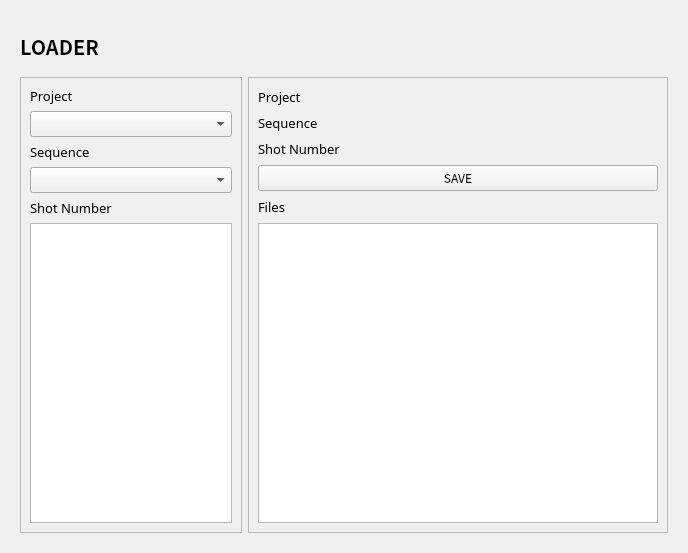
<?xml version="1.0" encoding="UTF-8"?>
<ui version="4.0">
 <class>Form</class>
 <widget class="QWidget" name="Form">
  <property name="geometry">
   <rect>
    <x>0</x>
    <y>0</y>
    <width>688</width>
    <height>553</height>
   </rect>
  </property>
  <property name="windowTitle">
   <string>Form</string>
  </property>
  <layout class="QVBoxLayout" name="verticalLayout_5">
   <property name="leftMargin">
    <number>20</number>
   </property>
   <property name="topMargin">
    <number>20</number>
   </property>
   <property name="rightMargin">
    <number>20</number>
   </property>
   <property name="bottomMargin">
    <number>20</number>
   </property>
   <item>
    <widget class="QLabel" name="label_11">
     <property name="font">
      <font>
       <family>Noto Sans CJK KR</family>
       <pointsize>15</pointsize>
       <bold>true</bold>
      </font>
     </property>
     <property name="text">
      <string>LOADER</string>
     </property>
    </widget>
   </item>
   <item>
    <layout class="QHBoxLayout" name="horizontalLayout_2">
     <property name="rightMargin">
      <number>0</number>
     </property>
     <item>
      <widget class="QFrame" name="frame">
       <property name="frameShape">
        <enum>QFrame::StyledPanel</enum>
       </property>
       <property name="frameShadow">
        <enum>QFrame::Raised</enum>
       </property>
       <layout class="QVBoxLayout" name="verticalLayout">
        <item>
         <widget class="QLabel" name="label">
          <property name="font">
           <font>
            <family>Noto Sans CJK KR Medium</family>
            <pointsize>10</pointsize>
            <bold>false</bold>
           </font>
          </property>
          <property name="text">
           <string>Project</string>
          </property>
         </widget>
        </item>
        <item>
         <widget class="QComboBox" name="comboBox_proj">
          <property name="sizePolicy">
           <sizepolicy hsizetype="Minimum" vsizetype="Fixed">
            <horstretch>0</horstretch>
            <verstretch>0</verstretch>
           </sizepolicy>
          </property>
          <property name="minimumSize">
           <size>
            <width>200</width>
            <height>0</height>
           </size>
          </property>
          <property name="font">
           <font>
            <family>Noto Sans CJK KR</family>
           </font>
          </property>
         </widget>
        </item>
        <item>
         <widget class="QLabel" name="label_2">
          <property name="font">
           <font>
            <family>Noto Sans CJK KR Medium</family>
            <pointsize>10</pointsize>
            <bold>false</bold>
           </font>
          </property>
          <property name="text">
           <string>Sequence</string>
          </property>
         </widget>
        </item>
        <item>
         <widget class="QComboBox" name="comboBox_seq">
          <property name="sizePolicy">
           <sizepolicy hsizetype="Minimum" vsizetype="Fixed">
            <horstretch>0</horstretch>
            <verstretch>0</verstretch>
           </sizepolicy>
          </property>
          <property name="minimumSize">
           <size>
            <width>200</width>
            <height>0</height>
           </size>
          </property>
          <property name="font">
           <font>
            <family>Noto Sans CJK KR</family>
           </font>
          </property>
         </widget>
        </item>
        <item>
         <widget class="QLabel" name="label_8">
          <property name="font">
           <font>
            <family>Noto Sans CJK KR Medium</family>
            <pointsize>10</pointsize>
            <bold>false</bold>
           </font>
          </property>
          <property name="text">
           <string>Shot Number</string>
          </property>
         </widget>
        </item>
        <item>
         <widget class="QTableWidget" name="tableWidget_shot">
          <property name="sizePolicy">
           <sizepolicy hsizetype="Expanding" vsizetype="Minimum">
            <horstretch>0</horstretch>
            <verstretch>0</verstretch>
           </sizepolicy>
          </property>
          <property name="minimumSize">
           <size>
            <width>200</width>
            <height>300</height>
           </size>
          </property>
          <property name="font">
           <font>
            <family>Noto Sans CJK KR</family>
           </font>
          </property>
          <attribute name="horizontalHeaderVisible">
           <bool>false</bool>
          </attribute>
          <attribute name="horizontalHeaderStretchLastSection">
           <bool>true</bool>
          </attribute>
          <attribute name="verticalHeaderVisible">
           <bool>false</bool>
          </attribute>
         </widget>
        </item>
       </layout>
      </widget>
     </item>
     <item>
      <widget class="QFrame" name="frame_2">
       <property name="frameShape">
        <enum>QFrame::StyledPanel</enum>
       </property>
       <property name="frameShadow">
        <enum>QFrame::Raised</enum>
       </property>
       <layout class="QVBoxLayout" name="verticalLayout_2">
        <item>
         <layout class="QHBoxLayout" name="horizontalLayout_3">
          <item>
           <widget class="QLabel" name="label_3">
            <property name="sizePolicy">
             <sizepolicy hsizetype="Minimum" vsizetype="Preferred">
              <horstretch>0</horstretch>
              <verstretch>0</verstretch>
             </sizepolicy>
            </property>
            <property name="minimumSize">
             <size>
              <width>110</width>
              <height>0</height>
             </size>
            </property>
            <property name="maximumSize">
             <size>
              <width>110</width>
              <height>16777215</height>
             </size>
            </property>
            <property name="font">
             <font>
              <family>Noto Sans CJK KR Medium</family>
              <pointsize>10</pointsize>
              <bold>false</bold>
             </font>
            </property>
            <property name="text">
             <string>Project</string>
            </property>
           </widget>
          </item>
          <item>
           <widget class="QLabel" name="label_proj">
            <property name="minimumSize">
             <size>
              <width>200</width>
              <height>0</height>
             </size>
            </property>
            <property name="text">
             <string/>
            </property>
           </widget>
          </item>
         </layout>
        </item>
        <item>
         <layout class="QHBoxLayout" name="horizontalLayout_4">
          <item>
           <widget class="QLabel" name="label_5">
            <property name="sizePolicy">
             <sizepolicy hsizetype="Minimum" vsizetype="Preferred">
              <horstretch>0</horstretch>
              <verstretch>0</verstretch>
             </sizepolicy>
            </property>
            <property name="minimumSize">
             <size>
              <width>110</width>
              <height>0</height>
             </size>
            </property>
            <property name="maximumSize">
             <size>
              <width>110</width>
              <height>16777215</height>
             </size>
            </property>
            <property name="font">
             <font>
              <family>Noto Sans CJK KR Medium</family>
              <pointsize>10</pointsize>
              <bold>false</bold>
             </font>
            </property>
            <property name="text">
             <string>Sequence</string>
            </property>
           </widget>
          </item>
          <item>
           <widget class="QLabel" name="label_seq">
            <property name="minimumSize">
             <size>
              <width>200</width>
              <height>0</height>
             </size>
            </property>
            <property name="text">
             <string/>
            </property>
           </widget>
          </item>
         </layout>
        </item>
        <item>
         <layout class="QHBoxLayout" name="horizontalLayout_5">
          <item>
           <widget class="QLabel" name="label_7">
            <property name="sizePolicy">
             <sizepolicy hsizetype="Minimum" vsizetype="Preferred">
              <horstretch>0</horstretch>
              <verstretch>0</verstretch>
             </sizepolicy>
            </property>
            <property name="minimumSize">
             <size>
              <width>110</width>
              <height>0</height>
             </size>
            </property>
            <property name="maximumSize">
             <size>
              <width>110</width>
              <height>16777215</height>
             </size>
            </property>
            <property name="font">
             <font>
              <family>Noto Sans CJK KR Medium</family>
              <pointsize>10</pointsize>
              <bold>false</bold>
             </font>
            </property>
            <property name="text">
             <string>Shot Number</string>
            </property>
           </widget>
          </item>
          <item>
           <widget class="QLabel" name="label_shot">
            <property name="minimumSize">
             <size>
              <width>200</width>
              <height>0</height>
             </size>
            </property>
            <property name="text">
             <string/>
            </property>
           </widget>
          </item>
         </layout>
        </item>
        <item>
         <widget class="QPushButton" name="pushButton_save">
          <property name="font">
           <font>
            <family>Noto Sans CJK KR</family>
           </font>
          </property>
          <property name="text">
           <string>SAVE</string>
          </property>
         </widget>
        </item>
        <item>
         <widget class="QLabel" name="label_10">
          <property name="font">
           <font>
            <family>Noto Sans CJK KR Medium</family>
            <pointsize>10</pointsize>
            <bold>false</bold>
           </font>
          </property>
          <property name="text">
           <string>Files</string>
          </property>
         </widget>
        </item>
        <item>
         <widget class="QTableWidget" name="tableWidget_files">
          <property name="sizePolicy">
           <sizepolicy hsizetype="Minimum" vsizetype="Minimum">
            <horstretch>0</horstretch>
            <verstretch>0</verstretch>
           </sizepolicy>
          </property>
          <property name="minimumSize">
           <size>
            <width>400</width>
            <height>300</height>
           </size>
          </property>
          <property name="font">
           <font>
            <family>Noto Sans CJK KR</family>
           </font>
          </property>
          <attribute name="horizontalHeaderVisible">
           <bool>false</bool>
          </attribute>
          <attribute name="horizontalHeaderStretchLastSection">
           <bool>true</bool>
          </attribute>
          <attribute name="verticalHeaderVisible">
           <bool>false</bool>
          </attribute>
         </widget>
        </item>
       </layout>
      </widget>
     </item>
    </layout>
   </item>
  </layout>
 </widget>
 <resources/>
 <connections/>
</ui>
